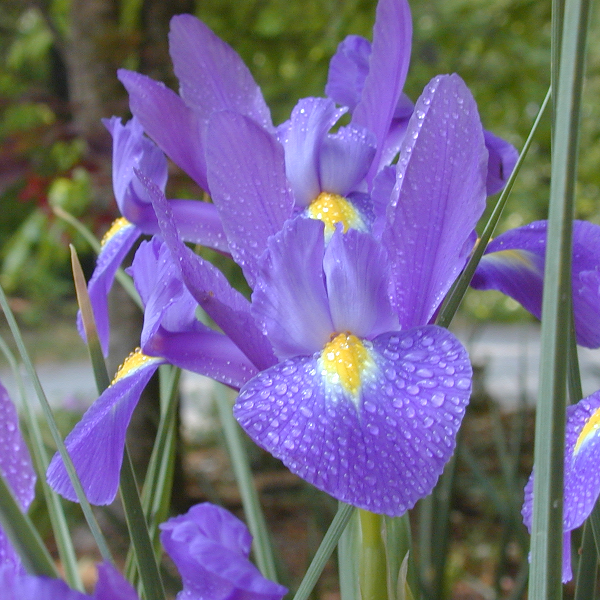
#> input picture OpenCvLearning/ImgSet/CH06/Fig0604(a).tif, 600 x 600 px, found by its file name
$ python CH01.py
#> lines starting #> are read from the running program, lines starting #| are printed output that depends on the picture
import cv2
import numpy as np
import matplotlib.pyplot as plt

#显示当前opencv版本
print(cv2.__version__)

#小任务<1>
#加载一个灰度图，显示图片，按下“s”保存并退出，按下ESC退出不保存

cv2.namedWindow('Test input and show pic',cv2.WINDOW_NORMAL )
#加载灰度图
gray = cv2.imread("D:\\1=code_store\\2-1=PythonOpenCvLearning\\ImgSet\\CH06\\Fig0604(a).tif",0)
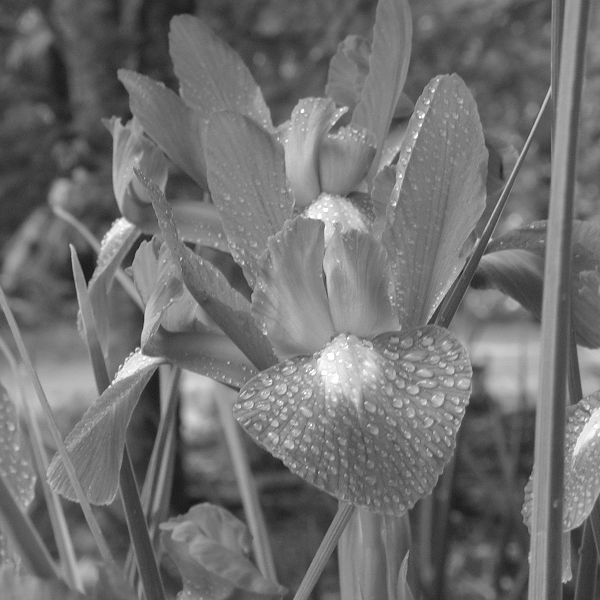
#> gray: shape (600, 600); min 21, max 255, mean 112.2
cv2.imshow('Test input and show pic',gray)
if cv2.waitKey(0) & 0xFF== ord('s'):
#> (key Esc is pressed here)
    cv2.destroyWindow("Test input and show pic")
    cv2.imwrite('gray.png',gray)
elif cv2.waitKey(0) & 0xFF== 27:
#> (key Esc is pressed here)
    cv2.destroyWindow("Test input and show pic")

#小任务<2>
#加载彩色图，然后用matplotlib画图
Img = cv2.imread("D:\\1=code_store\\2-1=PythonOpenCvLearning\\ImgSet\\CH06\\Fig0604(a).tif",1)
#> Img is the input picture: shape (600, 600, 3); mean B, G, R 137, 105.9, 115.1
b,g,r = cv2.split(Img)
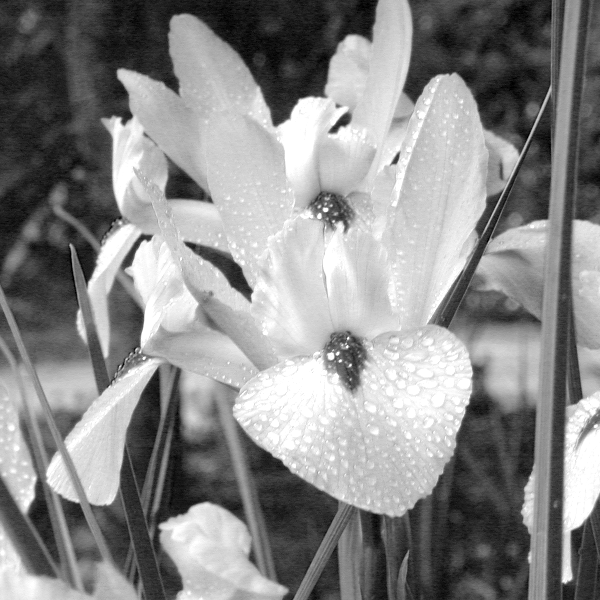
#> b: shape (600, 600); min 0, max 255, mean 137
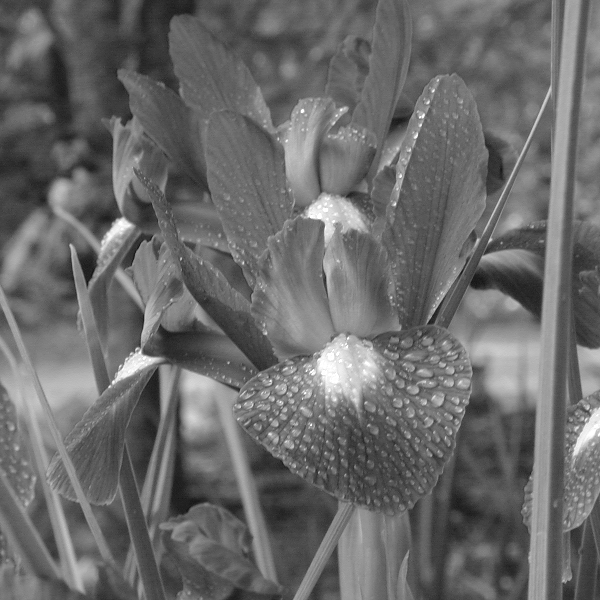
#> g: shape (600, 600); min 15, max 255, mean 105.9
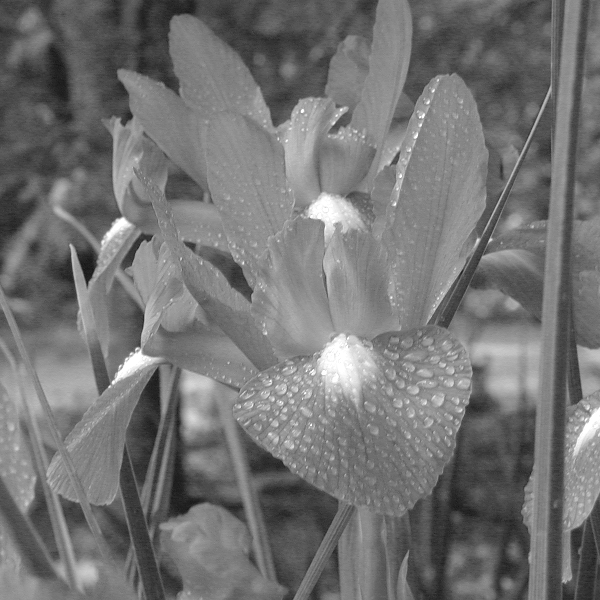
#> r: shape (600, 600); min 20, max 255, mean 115.1
Img_plot = cv2.merge([r,g,b])
plt.imshow(Img_plot)
plt.show()
